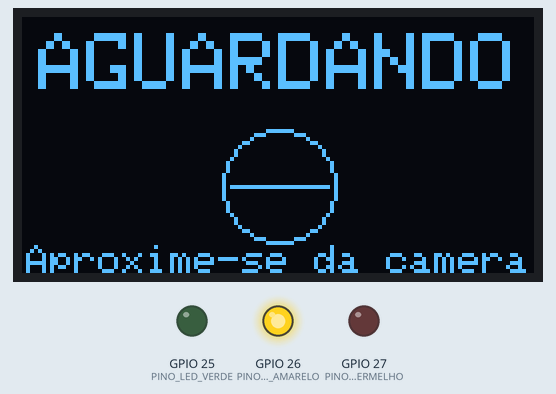
Bench run of a sketch on a simulated ESP32. Shown: 128×64 one-colour display, output pins drawn as LEDs (lit = HIGH). What the sketch prints to the serial monitor is not drawn.

Above: at 0.6 s.
At 6.96 s:
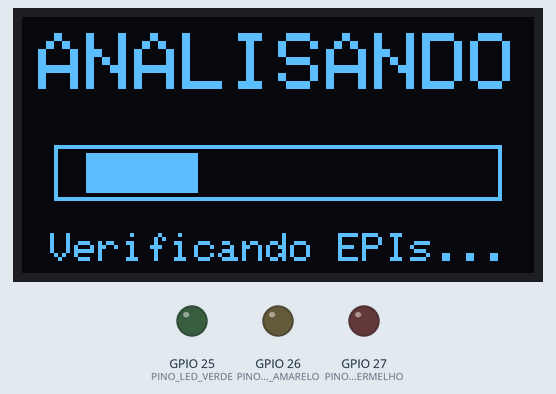
At 12.85 s:
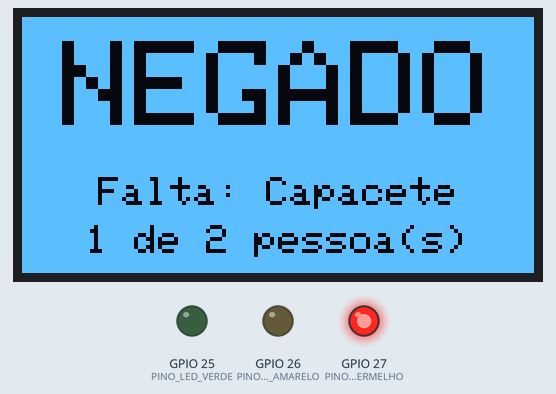
At 20.5 s:
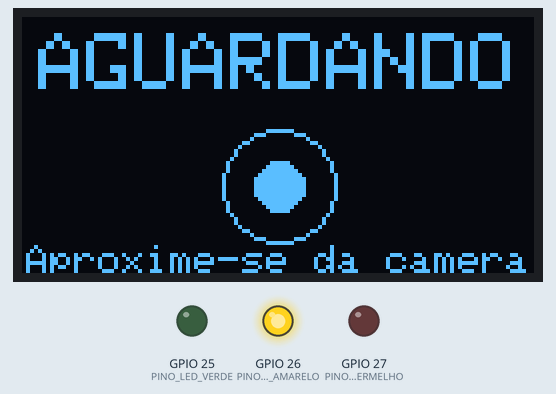
At 28.2 s:
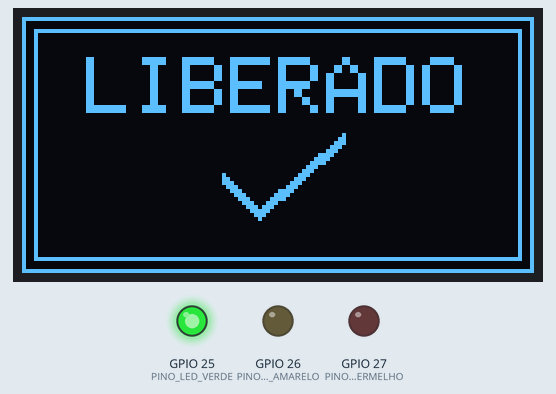
At 35.58 s:
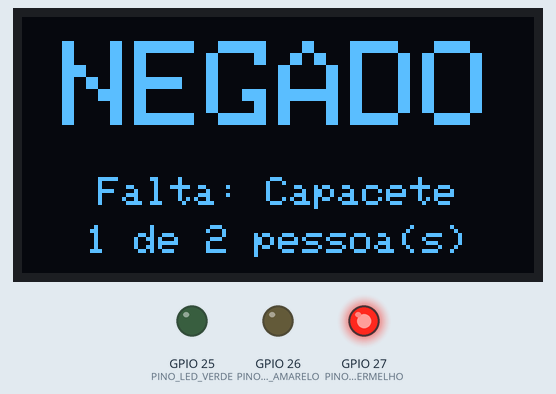
Timing chart, 0 to 40.0 s (numbered marks = the images above):
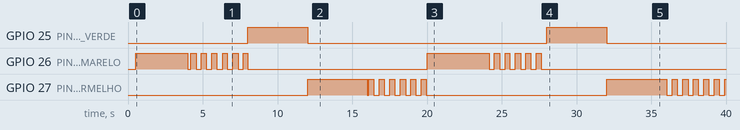

The sketch:

teste_tela.ino
```cpp
// ============================================================
// TESTE VISUAL DA TELA DA CATRACA (sem Wi-Fi, sem o programa)
// ============================================================
//
// Mostra, um depois do outro, como a tela vai ficar em cada situação
// da catraca, junto com o LED correspondente:
//
//   AGUARDANDO   -> texto pequeno e um "olho" no centro   | LED amarelo
//   ANALISANDO   -> barra de progresso correndo           | LED amarelo piscando
//   LIBERADO     -> moldura dupla e um "visto" (check)    | LED verde
//   NEGADO       -> TELA INTEIRA ACESA, piscando          | LED vermelho
//   OFFLINE      -> um "X" piscando                       | LED vermelho piscando
//
// A tela OLED é monocromática (não faz vermelho). O destaque do
// NEGADO vem do contraste: a tela inteira acende e as letras ficam
// pretas por cima. Quem dá a cor são os LEDs.
//
// Bibliotecas necessárias: Adafruit SSD1306 e Adafruit GFX.
// ============================================================

#include <Wire.h>
#include <Adafruit_GFX.h>
#include <Adafruit_SSD1306.h>


// ============================================================
// PINOS E AJUSTES
// ============================================================

#define PINO_LED_VERDE     25
#define PINO_LED_AMARELO   26
#define PINO_LED_VERMELHO  27

// Endereço I2C da tela (a maioria dos módulos de 0,96" usa 0x3C)
#define OLED_ENDERECO_I2C  0x3C

// Quanto tempo cada situação fica na tela
#define TEMPO_SITUACAO_MS  4000

// Velocidade do pisca-pisca (NEGADO, SEM CONEXAO, LED)
#define INTERVALO_PISCA_MS 350

// Redesenha a tela neste intervalo (para as animações)
#define INTERVALO_QUADRO_MS 80


Adafruit_SSD1306 tela(128, 64, &Wire, -1);

// As situações, na ordem em que são mostradas
enum Situacao { AGUARDANDO, ANALISANDO, LIBERADO, NEGADO, SEM_CONEXAO, TOTAL_DE_SITUACOES };


// ============================================================
// FUNÇÕES DE DESENHO
// ============================================================

// Escreve um texto centralizado na horizontal, na altura y.
// "cor" é a cor da letra (WHITE em fundo preto, BLACK em fundo aceso).
void textoCentralizado(const char* texto, int y, int tamanho, uint16_t cor) {

  int16_t x1, y1;
  uint16_t largura, altura;

  tela.setTextSize(tamanho);
  tela.setTextColor(cor);
  tela.getTextBounds(texto, 0, 0, &x1, &y1, &largura, &altura);

  tela.setCursor((128 - largura) / 2, y);
  tela.print(texto);
}

void desenharAguardando(unsigned long agora) {

  tela.clearDisplay();

  textoCentralizado("AGUARDANDO", 4, 2, WHITE);

  // Um "olho" que pisca de vez em quando
  bool aberto = (agora / 1200) % 4 != 0;

  tela.drawCircle(64, 42, 14, WHITE);

  if (aberto) tela.fillCircle(64, 42, 6, WHITE);
  else tela.drawLine(52, 42, 76, 42, WHITE);

  tela.setTextSize(1);
  textoCentralizado("Aproxime-se da camera", 57, 1, WHITE);
}

void desenharAnalisando(unsigned long agora) {

  tela.clearDisplay();

  textoCentralizado("ANALISANDO", 4, 2, WHITE);

  // Barra de progresso: um bloco que corre da esquerda para a direita
  tela.drawRect(8, 32, 112, 14, WHITE);

  int bloco = 28;
  int posicao = (agora / 20) % (112 - bloco);

  tela.fillRect(10 + posicao, 34, bloco, 10, WHITE);

  textoCentralizado("Verificando EPIs...", 54, 1, WHITE);
}

void desenharLiberado() {

  tela.clearDisplay();

  // Moldura dupla
  tela.drawRect(0, 0, 128, 64, WHITE);
  tela.drawRect(3, 3, 122, 58, WHITE);

  textoCentralizado("LIBERADO", 10, 2, WHITE);

  // "Visto" grosso (várias linhas lado a lado)
  for (int i = -1; i <= 1; i++) {
    tela.drawLine(50, 40 + i, 59, 49 + i, WHITE);
    tela.drawLine(59, 49 + i, 80, 30 + i, WHITE);
  }
}

void desenharNegado(unsigned long agora) {

  // A cada pisca, a tela inteira alterna entre ACESA e normal.
  // É o efeito de "tela vermelha" possível numa tela monocromática.
  bool acesa = (agora / INTERVALO_PISCA_MS) % 2 == 0;

  uint16_t fundo = acesa ? WHITE : BLACK;
  uint16_t letra = acesa ? BLACK : WHITE;

  tela.clearDisplay();
  tela.fillRect(0, 0, 128, 64, fundo);

  textoCentralizado("NEGADO", 6, 3, letra);

  textoCentralizado("Falta: Capacete", 40, 1, letra);
  textoCentralizado("1 de 2 pessoa(s)", 52, 1, letra);
}

void desenharSemConexao(unsigned long agora) {

  tela.clearDisplay();

  textoCentralizado("OFFLINE", 4, 2, WHITE);

  // "X" grande que pisca
  if ((agora / INTERVALO_PISCA_MS) % 2 == 0) {

    for (int i = -1; i <= 1; i++) {
      tela.drawLine(52 + i, 28, 76 + i, 52, WHITE);
      tela.drawLine(76 + i, 28, 52 + i, 52, WHITE);
    }
  }
}


// ============================================================
// LEDS
// ============================================================

void atualizarLeds(Situacao situacao, unsigned long agora) {

  bool pisca = (agora / INTERVALO_PISCA_MS) % 2 == 0;

  bool verde = (situacao == LIBERADO);
  bool vermelho = (situacao == NEGADO) || (situacao == SEM_CONEXAO && pisca);
  bool amarelo = (situacao == AGUARDANDO) || (situacao == ANALISANDO && pisca);

  digitalWrite(PINO_LED_VERDE, verde ? HIGH : LOW);
  digitalWrite(PINO_LED_AMARELO, amarelo ? HIGH : LOW);
  digitalWrite(PINO_LED_VERMELHO, vermelho ? HIGH : LOW);
}

const char* nomeDaSituacao(Situacao situacao) {

  switch (situacao) {
    case AGUARDANDO:  return "AGUARDANDO";
    case ANALISANDO:  return "ANALISANDO";
    case LIBERADO:    return "LIBERADO";
    case NEGADO:      return "NEGADO";
    default:          return "SEM CONEXAO";
  }
}


// ============================================================
// SETUP E LOOP
// ============================================================

Situacao situacaoAtual = TOTAL_DE_SITUACOES;   // força o aviso da primeira
unsigned long inicioDaSituacao = 0;
unsigned long ultimoQuadro = 0;

void setup() {

  Serial.begin(115200);
  delay(500);

  Serial.println();
  Serial.println("=== Teste visual da tela ===");

  pinMode(PINO_LED_VERDE, OUTPUT);
  pinMode(PINO_LED_AMARELO, OUTPUT);
  pinMode(PINO_LED_VERMELHO, OUTPUT);

  if (!tela.begin(SSD1306_SWITCHCAPVCC, OLED_ENDERECO_I2C)) {

    Serial.println("Tela OLED nao encontrada. Confira SDA (21), SCL (22), VCC (3V3) e GND.");

    // Sem tela, pisca o LED vermelho para avisar
    while (true) {
      digitalWrite(PINO_LED_VERMELHO, HIGH);
      delay(200);
      digitalWrite(PINO_LED_VERMELHO, LOW);
      delay(200);
    }
  }

  Serial.println("Tela OLED: OK");
}

void loop() {

  unsigned long agora = millis();

  // Passa para a próxima situação a cada TEMPO_SITUACAO_MS
  Situacao esperada = (Situacao)((agora / TEMPO_SITUACAO_MS) % TOTAL_DE_SITUACOES);

  if (esperada != situacaoAtual) {

    situacaoAtual = esperada;
    inicioDaSituacao = agora;

    Serial.printf("Situacao: %s\n", nomeDaSituacao(situacaoAtual));
  }

  atualizarLeds(situacaoAtual, agora);

  if (agora - ultimoQuadro < INTERVALO_QUADRO_MS) return;

  ultimoQuadro = agora;

  switch (situacaoAtual) {
    case AGUARDANDO:  desenharAguardando(agora); break;
    case ANALISANDO:  desenharAnalisando(agora); break;
    case LIBERADO:    desenharLiberado(); break;
    case NEGADO:      desenharNegado(agora); break;
    default:          desenharSemConexao(agora); break;
  }

  tela.display();
}
```

Measured:
- by itself, GPIO 25 (PINO_LED_VERDE): alternates HIGH for 4.0 s and LOW for 16.0 s
- by itself, GPIO 26 (PINO_LED_AMARELO): LOW → HIGH at 0.53 s, → LOW 3.5 s later, → HIGH 0.20 s later, → LOW 0.36 s later, … (26 changes in this stretch)
- by itself, GPIO 27 (PINO_LED_VERMELHO): LOW → HIGH at 12.0 s, → LOW 4.0 s later, → HIGH 0.09 s later, → LOW 0.35 s later, … (27 changes in this stretch)
- what the display in image 0 shows lasts 0.7 s, from 0.6 s to 1.3 s
- what the display in image 3 shows lasts 3.6 s, from 20.5 s to 24.1 s
- what the display in image 4 shows lasts 4.0 s, from 28.1 s to 32.1 s
- what the display in image 5 shows lasts 0.4 s, from 35.4 s to 35.8 s
